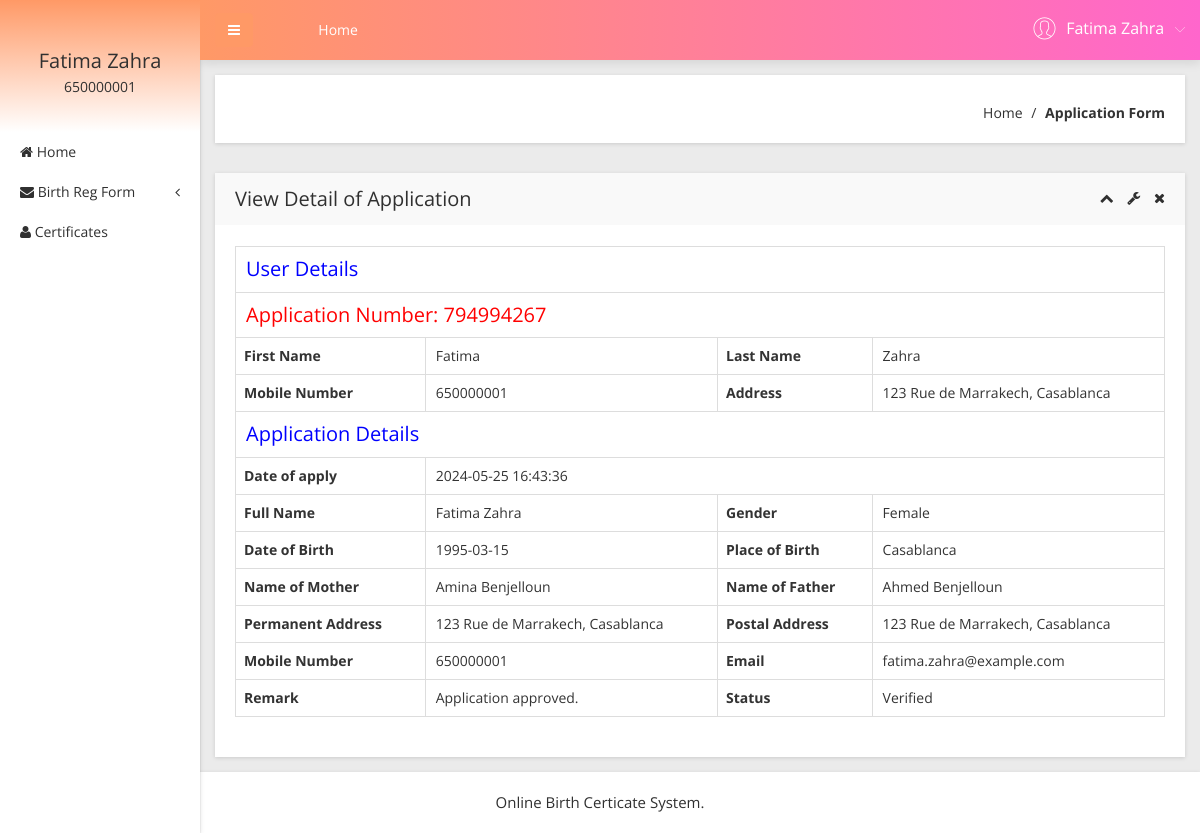
The page /obcs/user/view-application-detail.php?viewid=1 (signed in) on the database its author committed.
### tables this page shows
CREATE TABLE `tbluser` (
  `ID` int(10) NOT NULL,
  `FirstName` varchar(200) DEFAULT NULL,
  `LastName` varchar(200) DEFAULT NULL,
  `MobileNumber` bigint(10) DEFAULT NULL,
  `Address` mediumtext DEFAULT NULL,
  `Password` varchar(200) NOT NULL,
  `RegDate` timestamp NULL DEFAULT current_timestamp()
);

CREATE TABLE `tblapplication` (
  `ID` int(10) NOT NULL,
  `UserID` int(5) NOT NULL,
  `ApplicationID` varchar(200) DEFAULT NULL,
  `DateofBirth` varchar(200) DEFAULT NULL,
  `Gender` varchar(50) DEFAULT NULL,
  `FullName` varchar(200) DEFAULT NULL,
  `PlaceofBirth` varchar(200) DEFAULT NULL,
  `NameofFather` varchar(200) DEFAULT NULL,
  `NameOfMother` varchar(120) DEFAULT NULL,
  `PermanentAdd` mediumtext DEFAULT NULL,
  `PostalAdd` mediumtext DEFAULT NULL,
  `MobileNumber` bigint(10) DEFAULT NULL,
  `Email` varchar(200) DEFAULT NULL,
  `Dateofapply` timestamp NULL DEFAULT current_timestamp(),
  `Remark` varchar(200) DEFAULT NULL,
  `Status` varchar(50) DEFAULT NULL,
  `UpdationDate` timestamp NULL DEFAULT NULL ON UPDATE current_timestamp()
);

### obcs/user/view-application-detail.php (the view, shortened to what this page needs)
<?php
include('includes/dbconnection.php');
if (strlen($_SESSION['obcsuid']==0)) {
  header('location:logout.php');
  } else{
  ?>
<!doctype html>
<html class="no-js" lang="en">
<head>
    <link rel="stylesheet" href="css/bootstrap.min.css">
    <link rel="stylesheet" href="css/font-awesome.min.css">
    <link rel="stylesheet" href="css/adminpro-custon-icon.css">
    <link rel="stylesheet" href="css/meanmenu.min.css">
    <link rel="stylesheet" href="css/jquery.mCustomScrollbar.min.css">
    <link rel="stylesheet" href="css/animate.css">
    <link rel="stylesheet" href="css/data-table/bootstrap-table.css">
    <link rel="stylesheet" href="css/data-table/bootstrap-editable.css">
    <link rel="stylesheet" href="css/normalize.css">
    <link rel="stylesheet" href="css/c3.min.css">
    <link rel="stylesheet" href="style.css">
    <link rel="stylesheet" href="css/responsive.css">
</head>
<body class="materialdesign">
    <div class="wrapper-pro">
      <?php include_once('includes/sidebar.php');?>
        <?php include_once('includes/header.php');?>
            <div class="breadcome-area mg-b-30 small-dn">
                <div class="container-fluid">
                    <div class="row">
                        <div class="col-lg-12">
                            <div class="breadcome-list shadow-reset">
                                <div class="row">
                                    <div class="col-lg-12">
                                        <ul class="breadcome-menu">
                                            <li><a href="dashboard.php">Home</a> <span class="bread-slash">/</span>
                                            </li>
                                            <li><span class="bread-blod">Application Form</span>
                                            </li>
                                        </ul>
                                    </div>
                                </div>
                            </div>
                        </div>
                    </div>
                </div>
            </div>
            <div class="data-table-area mg-b-15">
                <div class="container-fluid">
                    <div class="row">
                        <div class="col-lg-12">
                            <div class="sparkline13-list shadow-reset">
                                <div class="sparkline13-hd">
                                    <div class="main-sparkline13-hd">
                                        <h1>View <span class="table-project-n">Detail of</span> Application</h1>
                                        <div class="sparkline13-outline-icon">
                                            <span class="sparkline13-collapse-link"><i class="fa fa-chevron-up"></i></span>
                                            <span><i class="fa fa-wrench"></i></span>
                                            <span class="sparkline13-collapse-close"><i class="fa fa-times"></i></span>
                                        </div>
                                    </div>
                                </div>
                                <div class="sparkline13-graph">
                                    <div class="datatable-dashv1-list custom-datatable-overright">
                                         <?php
                               $vid=$_GET['viewid'];
$sql="SELECT tblapplication.*,tbluser.FirstName,tbluser.LastName,tbluser.MobileNumber,tbluser.Address from  tblapplication join  tbluser on tblapplication.UserID=tbluser.ID where tblapplication.ID=:vid";
$query = $dbh -> prepare($sql);
$query-> bindParam(':vid', $vid, PDO::PARAM_STR);
$query->execute();
$results=$query->fetchAll(PDO::FETCH_OBJ);
if($query->rowCount() > 0)
{
foreach($results as $row)
{               ?>
                                <table border="1" class="table table-bordered">
 <tr align="center">
<td colspan="4" style="font-size:20px;color:blue">
 User Details</td></tr>
<tr align="center">
<td colspan="4" style="font-size:20px;color:red">
 Application Number:   <?php  echo $row->ApplicationID;?></td></tr>
    <tr>
    <th scope>First Name</th>
    <td><?php  echo $row->FirstName;?></td>
    <th scope>Last Name</th>
    <td><?php  echo $row->LastName;?></td>
  </tr>
  <tr>
    <th scope>Mobile Number</th>
    <td><?php  echo $row->MobileNumber;?></td>
    <th>Address</th>
    <td><?php  echo $row->Address;?></td>
  </tr>
<tr align="center">
<td colspan="4" style="font-size:20px;color:blue">
 Application Details</td></tr>
 <tr>
         <th scope>Date of apply</th>
    <td colspan="3"><?php  echo $row->Dateofapply;?></td>
 </tr>
 <tr>
    <th scope>Full Name</th>
    <td><?php  echo $row->FullName;?></td>
    <th scope>Gender</th>
    <td><?php  echo $row->Gender;?></td>
  </tr>
   <tr>
    <th scope>Date of Birth</th>
    <td><?php  echo $row->DateofBirth;?></td>
    <th scope>Place of Birth</th>
    <td><?php  echo $row->PlaceofBirth;?></td>
  </tr>
  <tr>
    <th scope>Name of Mother</th>
    <td><?php  echo $row->NameOfMother;?></td>
       <th scope>Name of Father</th>
    <td><?php  echo $row->NameofFather;?></td>
  </tr>
   <tr>
<th scope>Permanent Address</th>
    <td><?php  echo $row->PermanentAdd;?></td>
    <th scope>Postal Address</th>
    <td><?php  echo $row->PostalAdd;?></td>
  </tr>
   <tr>
        <th scope>Mobile Number</th>
    <td><?php  echo $row->MobileNumber;?></td>
    <th scope>Email</th>
    <td><?php  echo $row->Email;?></td>
  </tr>
  <tr>
    <th scope>Remark</th>
    <?php if($row->Remark==""){ ?>
                     <td><?php echo "Your apllication still pending"; ?></td>
<?php } else { ?>                  <td><?php  echo htmlentities($row->Remark);?>
                  </td>
                  <?php } ?>
    <th scope>Status</th>
    <?php if($row->Status==""){ ?>
                     <td><?php echo "Pending"; ?></td>
<?php } else { ?>                  <td><?php  echo htmlentities($row->Status);?>
                  </td>
                  <?php } ?>
  </tr>
  <?php }}?>
</table>
                                    </div>
                                </div>
                            </div>
                        </div>
                    </div>
                </div>
            </div>
        </div>
    </div>
  <?php include_once('includes/footer.php');?>
</body>
</html><?php }  ?>

### obcs/user/includes/sidebar.php (shortened to what this page needs)
        <?php
include('includes/dbconnection.php');
if (strlen($_SESSION['obcsuid']==0)) {
  header('location:logout.php');
  } else{
  ?>
  <div class="left-sidebar-pro">
            <nav id="sidebar">
                <div class="sidebar-header">
                     <?php
$uid=$_SESSION['obcsuid'];
$sql="SELECT FirstName,LastName,MobileNumber from  tbluser where ID=:uid";
$query = $dbh -> prepare($sql);
$query->bindParam(':uid',$uid,PDO::PARAM_STR);
$query->execute();
$results=$query->fetchAll(PDO::FETCH_OBJ);
$cnt=1;
if($query->rowCount() > 0)
{
foreach($results as $row)
{               ?>
                    <h3><?php  echo $row->FirstName;?>  <?php  echo $row->LastName;?></h3>
                    <p><?php  echo $row->MobileNumber;?></p><?php $cnt=$cnt+1;}} ?>
                </div>
                <div class="left-custom-menu-adp-wrap">
                    <ul class="nav navbar-nav left-sidebar-menu-pro">
                        <li class="nav-item">
                            <a href="dashboard.php" role="button" aria-expanded="false"><i class="fa big-icon fa-home"></i> <span class="mini-dn">Home</span> </a>
                        </li>
                        <li class="nav-item"><a href="#" data-toggle="dropdown" role="button" aria-expanded="false" class="nav-link dropdown-toggle"><i class="fa big-icon fa-envelope"></i> <span class="mini-dn">Birth Reg Form</span> <span class="indicator-right-menu mini-dn"><i class="fa indicator-mn fa-angle-left"></i></span></a>
                        </li>
                       <li class="nav-item">
                            <a href="certificates-list.php" role="button" aria-expanded="false"><i class="fa big-icon fa-user"></i> <span class="mini-dn">Certificates</span> </a>
                        </li>
                    </ul>
                </div>
            </nav>
        </div><?php }  ?>

### obcs/user/includes/header.php (shortened to what this page needs)
       <?php
include('includes/dbconnection.php');
if (strlen($_SESSION['obcsuid']==0)) {
  header('location:logout.php');
  } else{
  ?>
 <div class="content-inner-all">
            <div class="header-top-area">
                <div class="fixed-header-top">
                    <div class="container-fluid">
                        <div class="row">
                            <div class="col-lg-1 col-md-6 col-sm-6 col-xs-12">
                                <button type="button" id="sidebarCollapse" class="btn bar-button-pro header-drl-controller-btn btn-info navbar-btn">
                                    <i class="fa fa-bars"></i>
                                </button>
                            </div>
                            <div class="col-lg-6 col-md-1 col-sm-1 col-xs-12">
                                <div class="header-top-menu tabl-d-n">
                                    <ul class="nav navbar-nav mai-top-nav">
                                        <li class="nav-item"><a href="dashboard.php" class="nav-link">Home</a>
                                        </li>
                                    </ul>
                                </div>
                            </div>
                            <div class="col-lg-5 col-md-5 col-sm-6 col-xs-12">
                                <div class="header-right-info">
                                    <ul class="nav navbar-nav mai-top-nav header-right-menu">
                                <?php
$uid=$_SESSION['obcsuid'];
$sql="SELECT FirstName,LastName,MobileNumber from  tbluser where ID=:uid";
$query = $dbh -> prepare($sql);
$query->bindParam(':uid',$uid,PDO::PARAM_STR);
$query->execute();
$results=$query->fetchAll(PDO::FETCH_OBJ);
$cnt=1;
if($query->rowCount() > 0)
{
foreach($results as $row)
{               ?>
                                        <li class="nav-item">
                                            <a href="#" data-toggle="dropdown" role="button" aria-expanded="false" class="nav-link dropdown-toggle">
                                                <span class="adminpro-icon adminpro-user-rounded header-riht-inf"></span>
                                                <span class="admin-name"><?php  echo $row->FirstName;?>  <?php  echo $row->LastName;?> </span>
                                                <span class="author-project-icon adminpro-icon adminpro-down-arrow"></span><?php $cnt=$cnt+1;}} ?>
                                            </a>
                                        </li>
                                    </ul>
                                </div>
                            </div>
                        </div>
                    </div>
                </div>
            </div><?php }  ?>

### rows shown on the page
tbluser: FirstName "Fatima", LastName "Zahra", MobileNumber "650000001"
tblapplication: ApplicationID "794994267", UserID.FirstName "Fatima", UserID.LastName "Zahra", UserID.MobileNumber "650000001", UserID.Address "123 Rue de Marrakech, Casablanca", Dateofapply "2024-05-25 16:43:36", FullName "Fatima Zahra", Gender "Female", DateofBirth "1995-03-15", PlaceofBirth "Casablanca", NameOfMother "Amina Benjelloun", NameofFather "Ahmed Benjelloun", PermanentAdd "123 Rue de Marrakech, Casablanca", PostalAdd "123 Rue de Marrakech, Casablanca", Email "fatima.zahra@example.com", Remark "Application approved.", Status "Verified"
